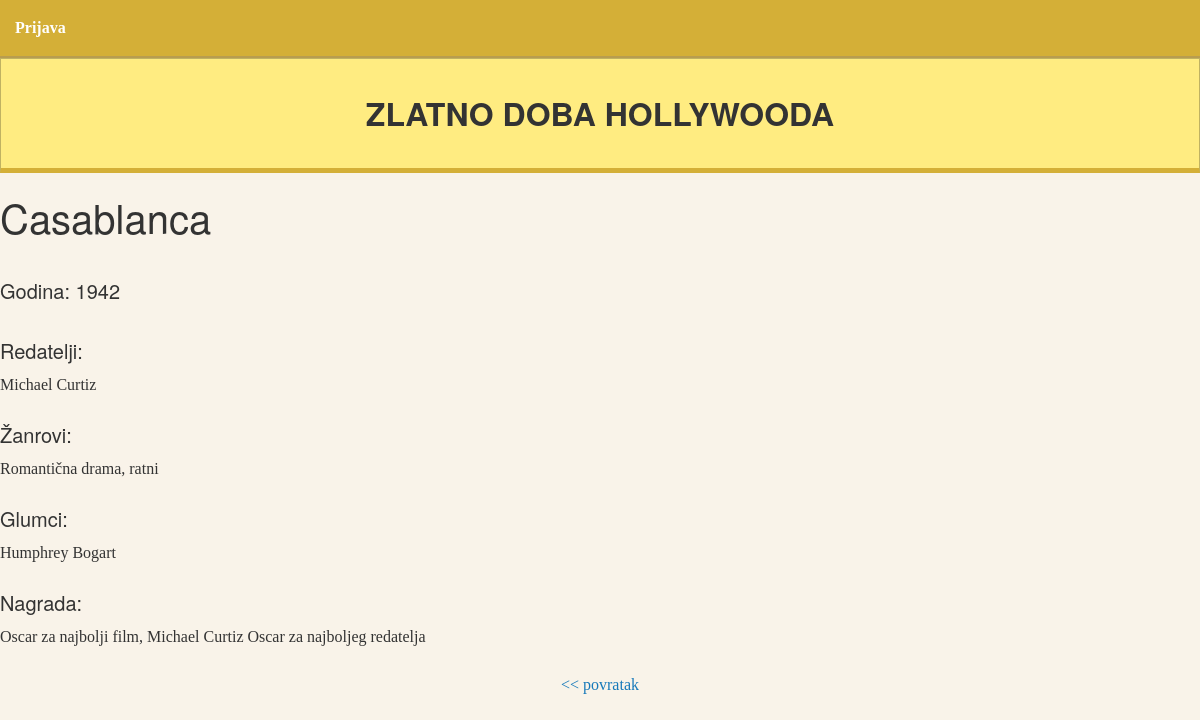
/film.php?id=2, run on the app's committed database.
### tables this page shows
CREATE TABLE `filmovi`  (
  `id` int(11) NOT NULL AUTO_INCREMENT,
  `naziv_filma` varchar(255) NULL DEFAULT NULL,
  `godina` varchar(5) NULL DEFAULT NULL,
  PRIMARY KEY (`id`) USING BTREE
);

CREATE TABLE `zanrovi`  (
  `id` int(11) NOT NULL AUTO_INCREMENT,
  `naziv_zanra` varchar(255) NULL DEFAULT NULL,
  `film` int NULL DEFAULT NULL,
  PRIMARY KEY (`id`) USING BTREE
);

CREATE TABLE `glumci`  (
  `id` int(11) NOT NULL AUTO_INCREMENT,
  `glumac` varchar(255) NULL DEFAULT NULL,
  `film` int NULL DEFAULT NULL,
  PRIMARY KEY (`id`) USING BTREE
);

### film.php (the view, shortened to what this page needs)
<?php
include("pdo.php");
$id = isset($_GET["id"]) ? $_GET["id"] : 0;
$upit = $db->query("
    SELECT
    filmovi.naziv_filma, filmovi.godina, redatelji.redatelj, zanrovi.naziv_zanra, glumci.glumac, nagrade.nagrada
    FROM
    filmovi
    LEFT JOIN redatelji ON filmovi.id = filmovi.naziv_filma
    LEFT JOIN zanrovi ON zanrovi.film = filmovi.id
    LEFT JOIN glumci ON glumci.film = filmovi.id
    LEFT JOIN nagrade ON nagrade.film = filmovi.id
    WHERE filmovi.id = $id
");
$rez = $upit->fetchAll();
?>
<html>
<div class="row">
<div class="medium-12 large-12 columns">
<div class="row medium-10 large-8 columns">
<h2><?php echo $rez[0]["naziv_filma"]?></h2>
</div>
<div class="row medium-10 large-8 columns"> <br>
<h5>Godina:  <?php echo $rez[0]["godina"]; ?> </h5>
<div class="row medium-10 large-8 columns"> <br>
<h5>Redatelji:</h5>
<?php
    $upitRedatelj = $db->query("
        SELECT DISTINCT redatelj
        FROM redatelji
        WHERE film = $id
    ");
    $rezRed = $upitRedatelj->fetchAll();
    if (count($rezRed) > 0) {
        foreach ($rezRed as $Redatelj) {
            echo $Redatelj["redatelj"] . "<br>";
        }
    } else {
        echo " -  <br>";
    }
    ?>  <br>
<h5>Žanrovi:</h5>
<?php
if (isset($rez[0]["naziv_zanra"])) {
    echo $rez[0]["naziv_zanra"] . "<br><br>";
} else {
    echo " - <br><br>";
}
?>
<h5>Glumci:</h5>
<?php
$upitglumci = $db->query("
    SELECT glumac
    FROM glumci
    WHERE film = $id
");
$rezglumci = $upitglumci->fetchAll();
if (count($rezglumci) > 0) {
    foreach ($rezglumci as $glumac) {
        echo $glumac["glumac"] . " " . "<br>" . "<br>";
    }
} else {
    echo " - <br><br>";
}
?>
</div>
<h5>Nagrada:</h5>
<?php
$upitnagrade = $db->query("
    SELECT DISTINCT nagrada
    FROM nagrade
    WHERE film = $id
");
$rezNag = $upitnagrade->fetchAll();
if (count($rezNag) > 0) {
    foreach($rezNag as $nagrade) {
        echo $nagrade["nagrada"] . "<br>";
    }
} else {
    echo " - <br>";
}
?>
</div> <br>
<div class="row medium-10 large-8 columns" style="text-align:center">
<a href="filmovi.php">&lt;&lt; povratak </a></div>
</html>

### data on the page
filmovi: naziv_filma "Casablanca", godina "1942", zanrovi.naziv_zanra "Romantična drama, ratni"
glumci: glumac "Humphrey Bogart"

### other printed values
$Redatelj["redatelj"] "Michael Curtiz"
$nagrade["nagrada"] "Oscar za najbolji film, Michael Curtiz Oscar za najboljeg redatelja"
